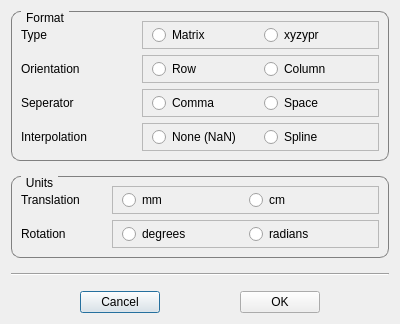
<?xml version="1.0" encoding="UTF-8"?>
<ui version="4.0">
 <class>ImportExportTrackingOptionsDialog</class>
 <widget class="QDialog" name="ImportExportTrackingOptionsDialog">
  <property name="geometry">
   <rect>
    <x>0</x>
    <y>0</y>
    <width>400</width>
    <height>317</height>
   </rect>
  </property>
  <property name="windowTitle">
   <string>Import/Export Tracking Options</string>
  </property>
  <layout class="QGridLayout" name="gridLayout">
   <property name="horizontalSpacing">
    <number>10</number>
   </property>
   <property name="verticalSpacing">
    <number>15</number>
   </property>
   <item row="4" column="4">
    <spacer name="horizontalSpacer_4">
     <property name="orientation">
      <enum>Qt::Horizontal</enum>
     </property>
     <property name="sizeHint" stdset="0">
      <size>
       <width>40</width>
       <height>20</height>
      </size>
     </property>
    </spacer>
   </item>
   <item row="2" column="0" colspan="5">
    <widget class="Line" name="line">
     <property name="orientation">
      <enum>Qt::Horizontal</enum>
     </property>
    </widget>
   </item>
   <item row="4" column="1">
    <widget class="QPushButton" name="pushButton_Cancel">
     <property name="maximumSize">
      <size>
       <width>150</width>
       <height>16777215</height>
      </size>
     </property>
     <property name="text">
      <string>Cancel</string>
     </property>
    </widget>
   </item>
   <item row="4" column="0">
    <spacer name="horizontalSpacer_2">
     <property name="orientation">
      <enum>Qt::Horizontal</enum>
     </property>
     <property name="sizeHint" stdset="0">
      <size>
       <width>40</width>
       <height>20</height>
      </size>
     </property>
    </spacer>
   </item>
   <item row="4" column="2">
    <spacer name="horizontalSpacer_3">
     <property name="orientation">
      <enum>Qt::Horizontal</enum>
     </property>
     <property name="sizeHint" stdset="0">
      <size>
       <width>40</width>
       <height>20</height>
      </size>
     </property>
    </spacer>
   </item>
   <item row="4" column="3">
    <widget class="QPushButton" name="pushButton_OK">
     <property name="maximumSize">
      <size>
       <width>150</width>
       <height>16777215</height>
      </size>
     </property>
     <property name="text">
      <string>OK</string>
     </property>
    </widget>
   </item>
   <item row="0" column="0" colspan="5">
    <widget class="QGroupBox" name="groupBox_2">
     <property name="styleSheet">
      <string notr="true">QGroupBox {
    border: 1px solid gray;
    border-radius: 9px;
    margin-top: 0.5em;
}

QGroupBox::title {
    subcontrol-origin: margin;
    left: 10px;
    padding: 0 3px 0 3px;
}</string>
     </property>
     <property name="title">
      <string>Format</string>
     </property>
     <layout class="QGridLayout" name="gridLayout_2">
      <property name="verticalSpacing">
       <number>6</number>
      </property>
      <item row="1" column="1" colspan="2">
       <widget class="QFrame" name="frame">
        <property name="frameShape">
         <enum>QFrame::StyledPanel</enum>
        </property>
        <property name="frameShadow">
         <enum>QFrame::Raised</enum>
        </property>
        <layout class="QGridLayout" name="gridLayout_4">
         <property name="topMargin">
          <number>3</number>
         </property>
         <property name="bottomMargin">
          <number>3</number>
         </property>
         <property name="verticalSpacing">
          <number>3</number>
         </property>
         <item row="0" column="0">
          <widget class="QRadioButton" name="radioButton_TypeMatrix">
           <property name="text">
            <string>Matrix</string>
           </property>
          </widget>
         </item>
         <item row="0" column="1">
          <widget class="QRadioButton" name="radioButton_TypeXYZYPR">
           <property name="text">
            <string>xyzypr</string>
           </property>
          </widget>
         </item>
        </layout>
       </widget>
      </item>
      <item row="5" column="0">
       <widget class="QLabel" name="label_4">
        <property name="text">
         <string>Interpolation</string>
        </property>
       </widget>
      </item>
      <item row="3" column="0">
       <widget class="QLabel" name="label_2">
        <property name="text">
         <string>Orientation</string>
        </property>
       </widget>
      </item>
      <item row="1" column="0">
       <widget class="QLabel" name="label">
        <property name="text">
         <string>Type</string>
        </property>
       </widget>
      </item>
      <item row="4" column="0">
       <widget class="QLabel" name="label_3">
        <property name="text">
         <string>Seperator</string>
        </property>
       </widget>
      </item>
      <item row="4" column="1" colspan="2">
       <widget class="QFrame" name="frame_4">
        <property name="frameShape">
         <enum>QFrame::StyledPanel</enum>
        </property>
        <property name="frameShadow">
         <enum>QFrame::Raised</enum>
        </property>
        <layout class="QGridLayout" name="gridLayout_7">
         <property name="topMargin">
          <number>3</number>
         </property>
         <property name="bottomMargin">
          <number>3</number>
         </property>
         <property name="verticalSpacing">
          <number>3</number>
         </property>
         <item row="0" column="1">
          <widget class="QRadioButton" name="radioButton_SeperatorSpace">
           <property name="text">
            <string>Space</string>
           </property>
          </widget>
         </item>
         <item row="0" column="0">
          <widget class="QRadioButton" name="radioButton_SeperatorComma">
           <property name="text">
            <string>Comma</string>
           </property>
          </widget>
         </item>
        </layout>
       </widget>
      </item>
      <item row="5" column="1" colspan="2">
       <widget class="QFrame" name="frame_3">
        <property name="frameShape">
         <enum>QFrame::StyledPanel</enum>
        </property>
        <property name="frameShadow">
         <enum>QFrame::Raised</enum>
        </property>
        <layout class="QGridLayout" name="gridLayout_6">
         <property name="topMargin">
          <number>3</number>
         </property>
         <property name="bottomMargin">
          <number>3</number>
         </property>
         <property name="verticalSpacing">
          <number>3</number>
         </property>
         <item row="0" column="0">
          <widget class="QRadioButton" name="radioButton_InterpolationNone">
           <property name="text">
            <string>None (NaN)</string>
           </property>
          </widget>
         </item>
         <item row="0" column="1">
          <widget class="QRadioButton" name="radioButton_InterpolationSpline">
           <property name="text">
            <string>Spline</string>
           </property>
          </widget>
         </item>
        </layout>
       </widget>
      </item>
      <item row="3" column="1" colspan="2">
       <widget class="QFrame" name="frame_2">
        <property name="frameShape">
         <enum>QFrame::StyledPanel</enum>
        </property>
        <property name="frameShadow">
         <enum>QFrame::Raised</enum>
        </property>
        <layout class="QGridLayout" name="gridLayout_5">
         <property name="topMargin">
          <number>3</number>
         </property>
         <property name="bottomMargin">
          <number>3</number>
         </property>
         <property name="verticalSpacing">
          <number>3</number>
         </property>
         <item row="0" column="0">
          <widget class="QRadioButton" name="radioButton_OrientationRow">
           <property name="text">
            <string>Row</string>
           </property>
          </widget>
         </item>
         <item row="0" column="1">
          <widget class="QRadioButton" name="radioButton_OrientationColumn">
           <property name="text">
            <string>Column</string>
           </property>
          </widget>
         </item>
        </layout>
       </widget>
      </item>
     </layout>
    </widget>
   </item>
   <item row="1" column="0" colspan="5">
    <widget class="QGroupBox" name="groupBox">
     <property name="styleSheet">
      <string notr="true">QGroupBox {
    border: 1px solid gray;
    border-radius: 9px;
    margin-top: 0.5em;
}

QGroupBox::title {
    subcontrol-origin: margin;
    left: 10px;
    padding: 0 3px 0 3px;
}</string>
     </property>
     <property name="title">
      <string>Units</string>
     </property>
     <layout class="QGridLayout" name="gridLayout_3">
      <item row="1" column="1" colspan="3">
       <widget class="QFrame" name="frame_5">
        <property name="frameShape">
         <enum>QFrame::StyledPanel</enum>
        </property>
        <property name="frameShadow">
         <enum>QFrame::Raised</enum>
        </property>
        <layout class="QGridLayout" name="gridLayout_8">
         <property name="topMargin">
          <number>3</number>
         </property>
         <property name="bottomMargin">
          <number>3</number>
         </property>
         <property name="verticalSpacing">
          <number>3</number>
         </property>
         <item row="0" column="0">
          <widget class="QRadioButton" name="radioButton_TranslationMM">
           <property name="text">
            <string>mm</string>
           </property>
          </widget>
         </item>
         <item row="0" column="1">
          <widget class="QRadioButton" name="radioButton_TranslationCM">
           <property name="text">
            <string>cm</string>
           </property>
          </widget>
         </item>
        </layout>
       </widget>
      </item>
      <item row="1" column="0">
       <widget class="QLabel" name="label_5">
        <property name="text">
         <string>Translation</string>
        </property>
       </widget>
      </item>
      <item row="3" column="0">
       <widget class="QLabel" name="label_6">
        <property name="text">
         <string>Rotation</string>
        </property>
       </widget>
      </item>
      <item row="3" column="1" colspan="3">
       <widget class="QFrame" name="frame_6">
        <property name="frameShape">
         <enum>QFrame::StyledPanel</enum>
        </property>
        <property name="frameShadow">
         <enum>QFrame::Raised</enum>
        </property>
        <layout class="QGridLayout" name="gridLayout_9">
         <property name="topMargin">
          <number>3</number>
         </property>
         <property name="bottomMargin">
          <number>3</number>
         </property>
         <property name="verticalSpacing">
          <number>3</number>
         </property>
         <item row="0" column="0">
          <widget class="QRadioButton" name="radioButton_RoationDegrees">
           <property name="text">
            <string>degrees</string>
           </property>
          </widget>
         </item>
         <item row="0" column="1">
          <widget class="QRadioButton" name="radioButton_RotationRadians">
           <property name="text">
            <string>radians</string>
           </property>
          </widget>
         </item>
        </layout>
       </widget>
      </item>
     </layout>
     <zorder>groupBox_2</zorder>
     <zorder>label_5</zorder>
     <zorder>label_6</zorder>
     <zorder>frame_5</zorder>
     <zorder>frame_6</zorder>
    </widget>
   </item>
  </layout>
 </widget>
 <resources/>
 <connections/>
</ui>
